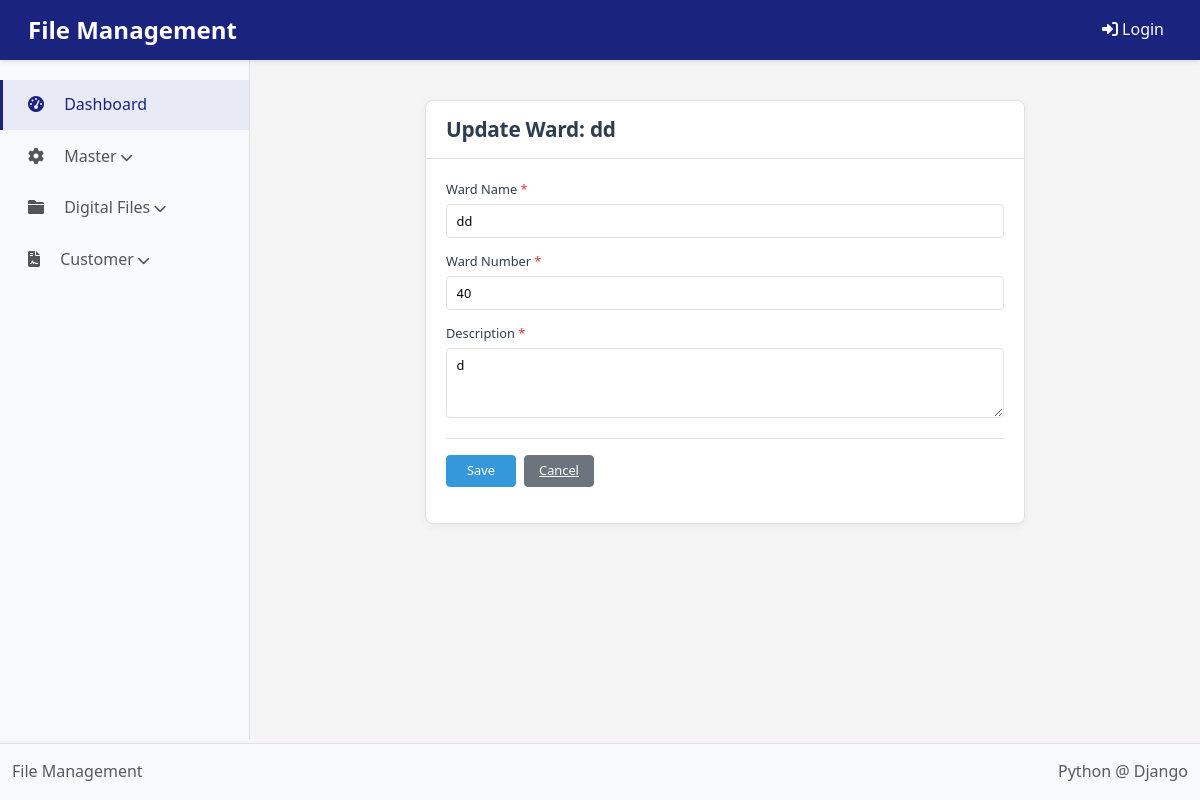
The page /update_ward/2/ on the database its author committed.
### management/models.py (models this page shows)
class MasterWard(models.Model):
    ward_name = models.CharField(max_length=50)
    ward_number = models.CharField(max_length=50)
    description = models.TextField(max_length=200)

### management/views.py (the view)
# urls.py: path('update_ward/<int:pk>/', views.masterward_update, name='update_ward'),
def masterward_update(request, pk):
    ward = get_object_or_404(MasterWard, pk=pk)
    if request.method == 'POST':
        form = MasterWardForm(request.POST, instance=ward)
        if form.is_valid():
            form.save()
            messages.success(request, "Ward was updated successfully!")
            return redirect('search_ward')
    else:
        form = MasterWardForm(instance=ward)
    return render(request, 'MasterWard/masterward_update.html', {'form': form, 'object': ward})

### management/forms.py
class MasterWardForm(forms.ModelForm):
    class Meta:
        model = MasterWard
        fields = '__all__'
        widgets = {
            'description': forms.Textarea(attrs={'rows': 3}),
        }

### management/templates/MasterWard/masterward_update.html (shortened to what this page needs)
{% extends 'bases.html' %}
{% load static %}
{% block content %}
<link rel="stylesheet" href="{% static 'css/createmaster.css' %}">
<div class="container">
    <div class="mastercreate-card">
        <div class="mastercreate-card-header">
            <h2>Update Ward: {{ object.ward_name }}</h2>
        </div>
        <div class="mastercreate-card-body">
            <form method="post">
                <div class="mastercreate-form-group">
                    <label for="ward_name" class="mastercreate-form-label">Ward Name</label>
                    <input type="text" class="mastercreate-form-control {% if form.ward_name.errors %}mastercreate-is-invalid{% endif %}"
                           id="ward_name" name="ward_name"
                           value="{{ form.ward_name.value|default:object.ward_name }}" required>
                </div>
                <div class="mastercreate-form-group">
                    <label for="ward_number" class="mastercreate-form-label">Ward Number</label>
                    <input type="text" class="mastercreate-form-control {% if form.ward_number.errors %}mastercreate-is-invalid{% endif %}"
                           id="ward_number" name="ward_number"
                           value="{{ form.ward_number.value|default:object.ward_number }}" required>
                </div>
                <div class="mastercreate-form-group">
                    <label for="description" class="mastercreate-form-label">Description</label>
                    <textarea class="mastercreate-form-control mastercreate-textarea {% if form.description.errors %}mastercreate-is-invalid{% endif %}"
                              id="description" name="description" rows="3">{{ form.description.value|default:object.description }}</textarea>
                </div>
                <div class="mastercreate-btn-container">
                    <button type="submit" class="mastercreate-btn mastercreate-btn-primary">Save</button>
                    <a href="{% url 'search_ward' %}" class="mastercreate-btn mastercreate-btn-secondary">Cancel</a>
                </div>
            </form>
        </div>
    </div>
</div>
{% endblock %}

### static/appcss/createmaster.css (style rules this page uses)
:root { --mastercreate-primary: #2c3e50; --mastercreate-secondary: #34495e; --mastercreate-accent: #3498db; --mastercreate-light: #f8f9fa; --mastercreate-border: #e0e0e0; --mastercreate-text: #333; --mastercreate-text-light: #7b7b7b; --mastercreate-success: #28a745; --mastercreate-danger: #dc3545; --mastercreate-shadow: 0 2px 10px rgba(0, 0, 0, 0.05); --mastercreate-shadow-hover: 0 4px 15px rgba(0, 0, 0, 0.08); --mastercreate-transition: all 0.25s ease; }
.mastercreate-card { box-shadow: var(--mastercreate-shadow); border: 1px solid var(--mastercreate-border); border-radius: 8px; margin: 20px auto; background: white; transition: var(--mastercreate-transition); overflow: hidden; max-width: 600px; }
.mastercreate-card-header { background-color: white; border-bottom: 1px solid var(--mastercreate-border); padding: 1rem 1.25rem; }
.mastercreate-card-header h2 { margin: 0; font-weight: 600; color: var(--mastercreate-primary); font-size: 1.3rem; letter-spacing: -0.25px; }
.mastercreate-card-body { padding: 1.25rem; }
.mastercreate-form-group { margin-bottom: 0.9rem; }
.mastercreate-form-label { font-weight: 500; color: var(--mastercreate-primary); margin-bottom: 0.3rem; display: block; font-size: 0.8rem; }
.mastercreate-form-control { border: 1px solid var(--mastercreate-border); border-radius: 4px; padding: 0.4rem 0.6rem; font-size: 0.8rem; transition: var(--mastercreate-transition); height: 34px; min-height: 34px; width: 100%; }
.mastercreate-form-control::placeholder { color: var(--mastercreate-text-light); opacity: 0.7; font-size: 0.75rem; }
.mastercreate-form-control.mastercreate-textarea { min-height: 70px; resize: vertical; padding: 0.5rem 0.6rem; line-height: 1.4; }
.mastercreate-btn { border-radius: 4px; font-size: 0.8rem; padding: 0.4rem 0.8rem; transition: var(--mastercreate-transition); border: 1px solid transparent; font-weight: 500; display: inline-flex; align-items: center; justify-content: center; gap: 0.3rem; height: 32px; min-width: 70px; }
.mastercreate-btn-primary { background-color: var(--mastercreate-accent); border-color: var(--mastercreate-accent); color: white; }
.mastercreate-btn-secondary { background-color: #6c757d; border-color: #6c757d; color: white; }
.mastercreate-btn-container { margin-top: 1.2rem; padding-top: 1rem; border-top: 1px solid var(--mastercreate-border); display: flex; gap: 0.5rem; }
.mastercreate-form-label:after { content: " *"; color: var(--mastercreate-danger); }
.mastercreate-btn, .mastercreate-form-control { transition: var(--mastercreate-transition); }
.mastercreate-form-group { margin-bottom: 0.8rem; }

### static/appcss/detail.css (style rules this page uses)
:root { --primary-color: #2c3e50; --secondary-color: #34495e; --accent-color: #e74c3c; --light-bg: #f8f9fa; --border-color: #dee2e6; --text-color: #333; }
body { font-family: 'Inter', 'Segoe UI', 'Roboto', sans-serif; color: var(--text-color); line-height: 1.6; background-color: #f9fafb; }

### templates/bases.html (style rules this page uses)
:root { --primary-color: #1a237e; --sidebar-bg: #f8f9fa; --header-bg: #1a237e; --footer-bg: #f8f9fa; --header-height: 60px; --sidebar-width: 250px; }
body { font-family: 'Segoe UI', Tahoma, Geneva, Verdana, sans-serif; background-color: #f5f5f5; margin: 0; padding: 0; display: flex; flex-direction: column; min-height: 100vh; }

### rows shown on the page
MasterWard: ward_name "dd", ward_number "40", description "d"
